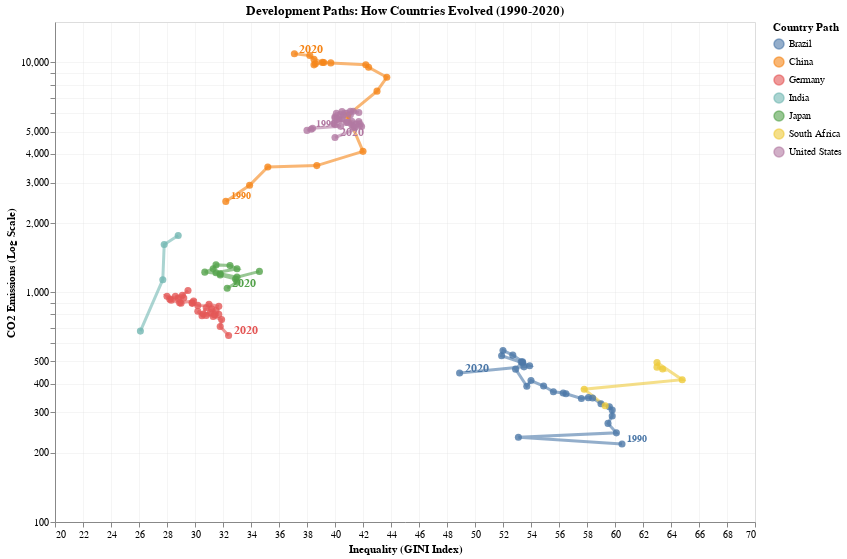

The notebook cell saved with this chart:
### Code cell
# ... [Keep Sections 1-5 exactly the same] ...

# ======================================
# 8. TRAJECTORY ANALYSIS: The "Development Paths"
# ======================================

# 1. Filter for Key Countries to tell the story
# (Plotting all 200 countries would look like spaghetti)
countries_of_interest = [
    'United States', 'China', 'India',
    'Germany', 'Brazil', 'South Africa',
    'Russian Federation', 'Japan'
]

df_trails = df_final[df_final['Country Name'].isin(countries_of_interest)].copy()

# 2. Base Chart
base = alt.Chart(df_trails).encode(
    x=alt.X('GINI:Q', title='Inequality (GINI Index)', scale=alt.Scale(domain=[20, 70])),
    y=alt.Y('CO2:Q', title='CO2 Emissions (Log Scale)', scale=alt.Scale(type='log', domain=[100, 15000])),
    color=alt.Color('Country Name:N', legend=alt.Legend(title="Country Path")),
    tooltip=['Country Name', 'year', 'GINI', 'CO2']
)

# 3. Layer A: The "Paths" (Lines connecting years)
# We sort by year so the line draws chronologically
trails = base.mark_line(
    opacity=0.6,
    strokeWidth=3
).encode(
    order='year'
)

# 4. Layer B: The "Years" (Dots on the path)
points = base.mark_circle(
    size=50,
    opacity=0.8
)

# 5. Layer C: Labels for the Start (1990) and End (2020)
# This helps us see the direction of movement
text_start = base.transform_filter(
    (alt.datum.year == df_trails['year'].min())
).mark_text(
    align='left', dx=5, dy=-5, text='1990', fontSize=10, fontWeight='bold'
)

text_end = base.transform_filter(
    (alt.datum.year == df_trails['year'].max())
).mark_text(
    align='left', dx=5, dy=-5, text='2020', fontSize=12, fontWeight='bold'
)

# 6. Combine
trajectory_chart = (trails + points + text_start + text_end).properties(
    width=700,
    height=500,
    title="Development Paths: How Countries Evolved (1990-2020)"
).configure_axis(
    grid=True,
    gridOpacity=0.3
)

trajectory_chart

### Figure 1 — Vega-Lite specification as saved in the notebook (floating-point values rounded to 4 significant figures; data arrays with more than 128 entries replaced by an {"elided": "..."} marker saying what was removed)
{"config": {"view": {"continuousWidth": 300, "continuousHeight": 300}, "axis": {"grid": true, "gridOpacity": 0.3}}, "layer": [{"mark": {"type": "line", "opacity": 0.6, "strokeWidth": 3}, "encoding": {"color": {"field": "Country Name", "legend": {"title": "Country Path"}, "type": "nominal"}, "order": {"field": "year", "type": "quantitative"}, "tooltip": [{"field": "Country Name", "type": "nominal"}, {"field": "year", "type": "quantitative"}, {"field": "GINI", "type": "quantitative"}, {"field": "CO2", "type": "quantitative"}], "x": {"field": "GINI", "scale": {"domain": [20, 70]}, "title": "Inequality (GINI Index)", "type": "quantitative"}, "y": {"field": "CO2", "scale": {"domain": [100, 15000], "type": "log"}, "title": "CO2 Emissions (Log Scale)", "type": "quantitative"}}}, {"mark": {"type": "circle", "opacity": 0.8, "size": 50}, "encoding": {"color": {"field": "Country Name", "legend": {"title": "Country Path"}, "type": "nominal"}, "tooltip": [{"field": "Country Name", "type": "nominal"}, {"field": "year", "type": "quantitative"}, {"field": "GINI", "type": "quantitative"}, {"field": "CO2", "type": "quantitative"}], "x": {"field": "GINI", "scale": {"domain": [20, 70]}, "title": "Inequality (GINI Index)", "type": "quantitative"}, "y": {"field": "CO2", "scale": {"domain": [100, 15000], "type": "log"}, "title": "CO2 Emissions (Log Scale)", "type": "quantitative"}}}, {"mark": {"type": "text", "align": "left", "dx": 5, "dy": -5, "fontSize": 10, "fontWeight": "bold", "text": "1990"}, "encoding": {"color": {"field": "Country Name", "legend": {"title": "Country Path"}, "type": "nominal"}, "tooltip": [{"field": "Country Name", "type": "nominal"}, {"field": "year", "type": "quantitative"}, {"field": "GINI", "type": "quantitative"}, {"field": "CO2", "type": "quantitative"}], "x": {"field": "GINI", "scale": {"domain": [20, 70]}, "title": "Inequality (GINI Index)", "type": "quantitative"}, "y": {"field": "CO2", "scale": {"domain": [100, 15000], "type": "log"}, "title": "CO2 Emissions (Log Scale)", "type": "quantitative"}}, "transform": [{"filter": "(datum.year === 1990)"}]}, {"mark": {"type": "text", "align": "left", "dx": 5, "dy": -5, "fontSize": 12, "fontWeight": "bold", "text": "2020"}, "encoding": {"color": {"field": "Country Name", "legend": {"title": "Country Path"}, "type": "nominal"}, "tooltip": [{"field": "Country Name", "type": "nominal"}, {"field": "year", "type": "quantitative"}, {"field": "GINI", "type": "quantitative"}, {"field": "CO2", "type": "quantitative"}], "x": {"field": "GINI", "scale": {"domain": [20, 70]}, "title": "Inequality (GINI Index)", "type": "quantitative"}, "y": {"field": "CO2", "scale": {"domain": [100, 15000], "type": "log"}, "title": "CO2 Emissions (Log Scale)", "type": "quantitative"}}, "transform": [{"filter": "(datum.year === 2020)"}]}], "data": {"name": "data-fa68efa52cec7e717766f6f8122154ea"}, "height": 500, "title": "Development Paths: How Countries Evolved (1990-2020)", "width": 700, "$schema": "https://vega.github.io/schema/vega-lite/v5.20.1.json", "datasets": {"data-fa68efa52cec7e717766f6f8122154ea": {"elided": "129 records"}}}
